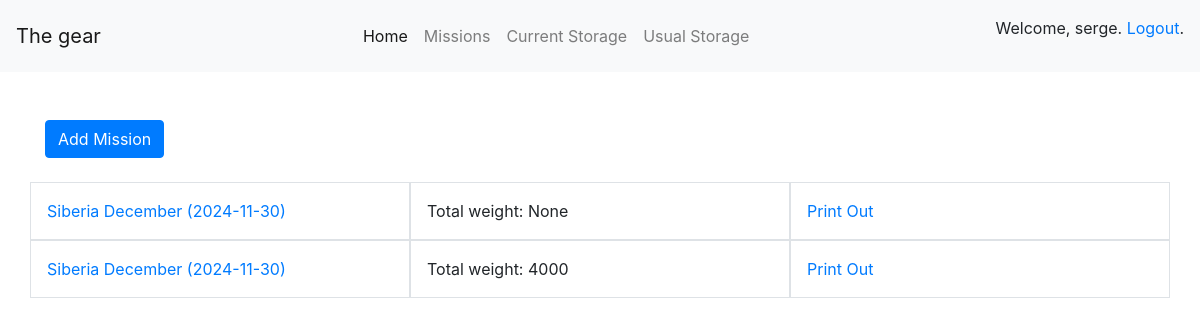
The app's page /missions_list.html (signed in), older data.
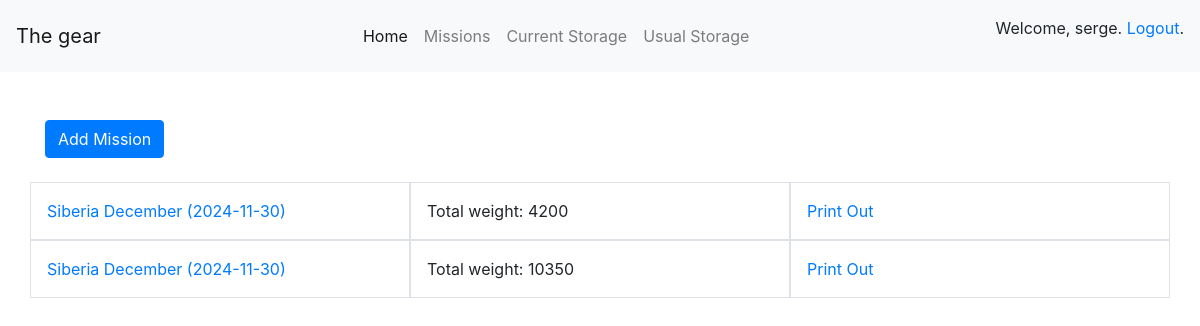
The same page, newer data.
### gearapp/models.py (models this page shows)
class Mission(models.Model):
    title = models.CharField(max_length=1024)
    date_start = models.DateField()
    duration = models.IntegerField(default=0)
    description = models.TextField(null=True)
    user = models.ForeignKey(User, on_delete=models.CASCADE, null=True)

### gearapp/views.py (the view)
# urls.py: path('missions_list.html', missions_list),
def missions_list(request):
    missions = []
    if request.user.id is not None:
        missions = Mission.objects.filter(user_id=request.user).annotate(total_weight=Sum('missiont_item__item__weight')).order_by('-date_start')
    context = {'missions': missions}
    return render(request, 'gearapp/missions_list.html', context)

### templates/gearapp/missions_list.html
{% extends "gearapp/base.html" %}
{% block content %}
{% if user.is_authenticated %}
<a href="/mission_create_view.html"><button type="button" class="btn btn-primary">Add Mission</button></a>
<br />
<br />
{% endif %}
<div>
    {% if missions %}
        {% for m in missions %}
            <div class="row">
                <div class="col-sm p-3 border">
                    <a href="/mission_view.html/{{ m.id }}">{{ m.title }} ({{m.date_start|date:"Y-m-d"}})</a>
                </div>
                <div class="col-sm p-3 border">
                    Total weight: {{ m.total_weight }}
                </div>
                <div class="col-sm p-3 border">
                    <a href="/mission_print_out.html/{{ m.id }}">Print Out</a>
                </div>
            </div>
        {% endfor %}
    {% endif %}
</div>
{% endblock content %}

Row changes from the older to the newer data that the page shows:
computed for Mission (number 1 of 2 on the later page): total_weight "None" → "4200"
changed Mission (number 2 of 2 on the later page): total_weight "4000" → "10350"
